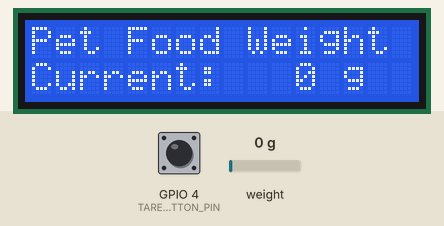
Bench run of a sketch on a simulated ESP32. Shown: 16×2 character LCD. The inputs (shaded band) are chosen by the test bench; at power-on: GPIO 4 (TARE_BUTTON_PIN) HIGH, weight on the scale 0 g. WiFi joins after 1.5 s; servers stay silent unless stated; what the sketch prints to the serial monitor is not drawn.

Above: at 7.0 s.
7.1 s: GPIO 4 (TARE_BUTTON_PIN) pulled LOW for 0.6 s
At 8.6 s:
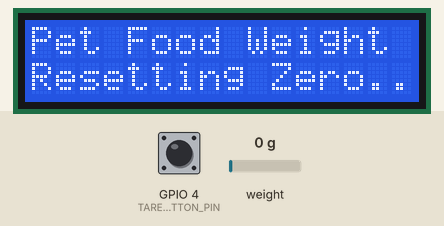
10.8 s: weight on the scale set to 100 g
At 12.2 s:
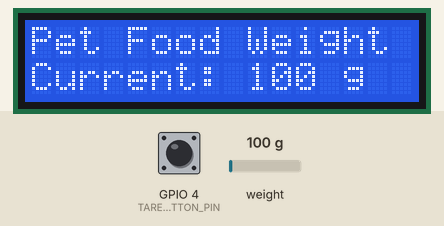
12.5 s: weight on the scale set to 1250 g
At 13.4 s:
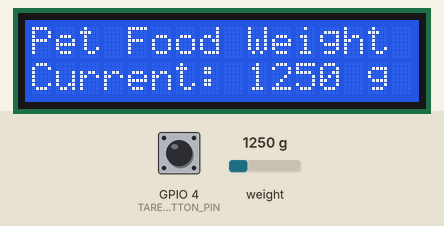
14.1 s: weight on the scale set to 2500 g
At 14.8 s:
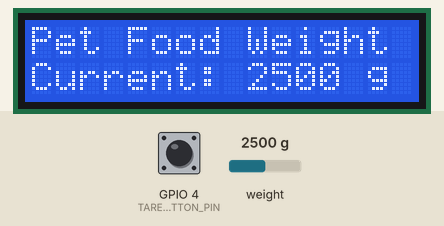
15.7 s: GPIO 4 (TARE_BUTTON_PIN) pulled LOW for 1 s
At 17.8 s:
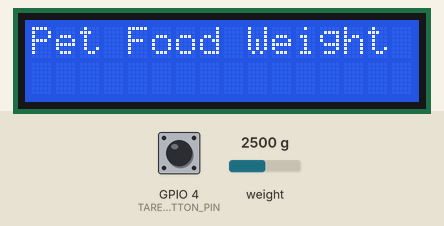
19.4 s: GPIO 4 (TARE_BUTTON_PIN) pulled LOW for 3.2 s
At 20.6 s:
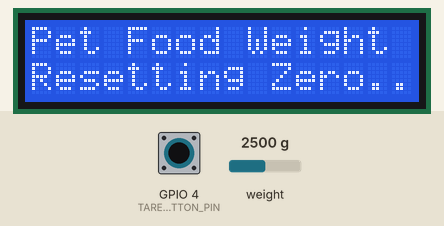
Timing chart, 0 to 22.4 s (numbered marks = the images above; inputs shaded):
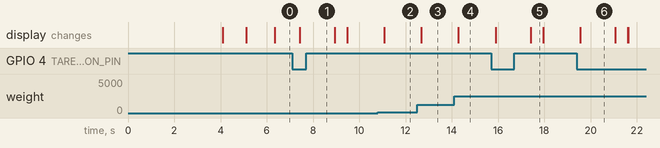

Measured:
- after the input at 7.1 s, the display: changes after 0.33 s (image 1)
- after the input at 10.8 s, the display: changes after 0.28 s (image 2)
- after the input at 12.5 s, the display: changes after 0.18 s (image 3)
- after the input at 14.1 s, the display: changes after 0.18 s (image 4)
- after the input at 15.7 s, the display: first changes after 0.20 s (image 5 shows a later state)
- after the input at 19.4 s, the display: changes after 0.17 s (image 6)
- what the display in image 5 shows lasts 0.5 s, from 17.4 s to 17.9 s

The sketch:

pet_food.ino
```cpp
#include <WiFi.h>
#include <HTTPClient.h>
#include <Wire.h>
#include <LiquidCrystal_I2C.h>
#include "HX711.h"

// --- WiFi Configuration ---
const char* ssid = "U+Net34F1";
const char* password = "1C12029744";
const char* weightUrl = "https://preirrigational-concha-prealphabetically.ngrok-free.dev/api/v1/iot/weight";
const char* activePetUrl = "https://preirrigational-concha-prealphabetically.ngrok-free.dev/api/v1/config/active-pet";

// --- Pin Configuration ---
const int LOADCELL_DOUT_PIN = 18;
const int LOADCELL_SCK_PIN = 19;
const int TARE_BUTTON_PIN = 4;

HX711 scale;
LiquidCrystal_I2C lcd(0x27, 16, 2);

// --- Pet Configuration ---
int currentPetId = -1;

// --- Timer Variables ---
unsigned long lastUploadTime = 0;
const unsigned long uploadInterval = 60000;

int getActivePetId() {
  if (WiFi.status() != WL_CONNECTED) {
    Serial.println("WiFi Disconnected. Cannot get active pet_id.");
    return -1;
  }

  HTTPClient http;
  http.begin(activePetUrl);
  http.addHeader("ngrok-skip-browser-warning", "true");

  int httpResponseCode = http.GET();

  if (httpResponseCode > 0) {
    Serial.print("Active Pet GET Response Code: ");
    Serial.println(httpResponseCode);

    String payload = http.getString();
    Serial.print("Active Pet Payload: ");
    Serial.println(payload);

    if (httpResponseCode >= 200 && httpResponseCode < 300) {
      int index = payload.indexOf("pet_id");

      if (index >= 0) {
        int colonIndex = payload.indexOf(":", index);
        int commaIndex = payload.indexOf(",", colonIndex);

        if (commaIndex < 0) {
          commaIndex = payload.indexOf("}", colonIndex);
        }

        String petIdText = payload.substring(colonIndex + 1, commaIndex);
        petIdText.trim();

        http.end();
        return petIdText.toInt();
      }
    }
  } else {
    Serial.print("Active Pet GET Error: ");
    Serial.println(http.errorToString(httpResponseCode).c_str());
  }

  http.end();
  return -1;
}

// --- Function to Send Data ---
void sendDataToServer(float weight) {
  if (WiFi.status() == WL_CONNECTED) {
    // 음수 방지 + 소수점 제거
    int weightToSend = (weight < 0) ? 0 : (int)weight;

    //시리얼 모니터에 무게 표시
    Serial.println("\n --- Sending Data to server ---");
    Serial.print("Weight: ");
    Serial.print(weightToSend);
    Serial.println(" g");

    currentPetId = getActivePetId();

if (currentPetId <= 0) {
  Serial.println("No active pet_id. Data not sent.");
  return;
}

HTTPClient http;
http.begin(weightUrl);
http.addHeader("Content-Type", "application/json");
http.addHeader("ngrok-skip-browser-warning", "true");

String jsonData = "{\"feed_weight\":" + String(weightToSend) + ",\"pet_id\":" + String(currentPetId) + "}";

    Serial.print("Payload: ");
    Serial.println(jsonData);

    int httpResponseCode = http.POST(jsonData);

    if (httpResponseCode > 0) {
      Serial.print("HTTP Response Code: ");
      Serial.println(httpResponseCode);
      if (httpResponseCode >= 200 && httpResponseCode < 300) {
        Serial.println("Result: Success!");
      }
    } else {
      Serial.print("Error: ");
      Serial.println(http.errorToString(httpResponseCode).c_str());
    }
    http.end();
    Serial.println("------------------------------");
  } else {
    Serial.println("WiFi Disconnected. Cannot send data.");
  }
}

void setup() {
  Serial.begin(115200);

  lcd.init();
  lcd.backlight();
  lcd.setCursor(0, 0);
  lcd.print("PetFeed Planner");
  lcd.setCursor(0, 1);
  lcd.print("Booting...");

  pinMode(TARE_BUTTON_PIN, INPUT_PULLUP);

  // WiFi ချိတ်ဆက်ခြင်း
  WiFi.begin(ssid, password);
  while (WiFi.status() != WL_CONNECTED) {
    delay(500);
    Serial.print(".");
  }

  // Scale ချိတ်ဆက်ခြင်း
  scale.begin(LOADCELL_DOUT_PIN, LOADCELL_SCK_PIN);
  scale.set_scale(344.4);
  delay(1500);
  scale.tare();

  lcd.clear();
  lcd.print("WiFi Connected!");
  delay(1000);
  lcd.clear();

  // --- အရေးကြီးသောအချက်: ပါဝါဖွင့်ပြီးချင်း ပထမဆုံးအကြိမ် Data ပို့ခြင်း ---
  if (scale.is_ready()) {
    float initial_weight = scale.get_units(5);
    sendDataToServer(initial_weight);
    lastUploadTime = millis(); // ပို့ပြီးမှ အချိန်ကို စတင်မှတ်သားပါမည်
  }
}

void loop() {
  // --- Zero Tare Button Logic ---
  if (digitalRead(TARE_BUTTON_PIN) == LOW) {
    Serial.println("\n[Manual Reset] Zeroing Scale...");
    lcd.setCursor(0, 1);
    lcd.print("Resetting Zero..");
    scale.tare();
    delay(500);
    lcd.setCursor(0, 1);
    lcd.print("                ");
  }

  if (scale.is_ready()) {
    float current_weight = scale.get_units(5);

    // Dead-zone filter (ငြိမ်နေအောင်)
    if (current_weight > -2.0 && current_weight < 2.0) {
      current_weight = 0.0;
    }

    int displayWeight = (int)current_weight;

    // --- LCD Display: အလေးချိန်တစ်ခုတည်းကိုပဲ ပြသခြင်း ---
    lcd.setCursor(0, 0);
    lcd.print("Pet Food Weight");

    lcd.setCursor(0, 1);
    lcd.print("Current: ");
    if (displayWeight < 100) lcd.print(" ");
    if (displayWeight < 10)  lcd.print(" ");
    lcd.print(displayWeight);
    lcd.print(" g      ");

    // --- ၁ နာရီပြည့်တိုင်း ပုံမှန် Data ပို့ခြင်း ---
    if (millis() - lastUploadTime >= uploadInterval) {
      sendDataToServer(current_weight);
      lastUploadTime = millis();
    }
  }
}
```
